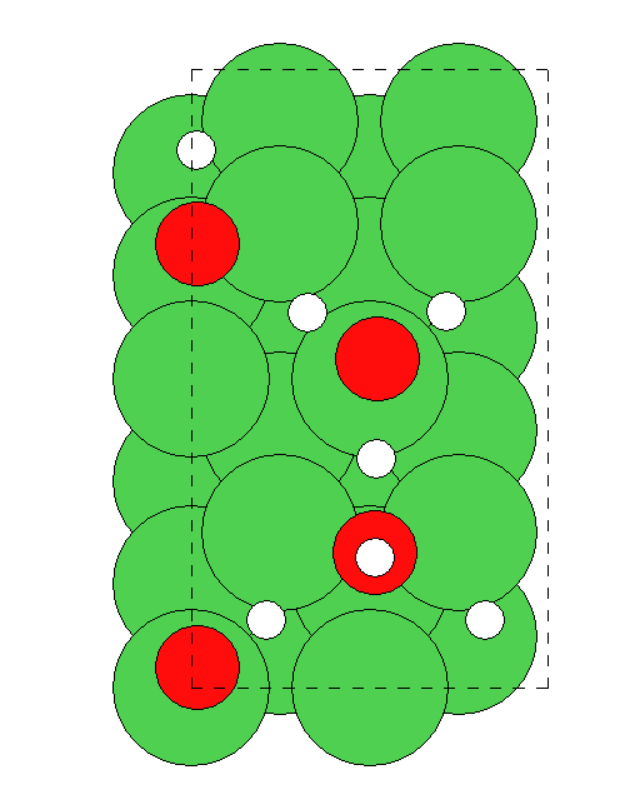
#> input picture A02/Questions/z.png, 641 x 803 px
$ jupyter execute --allow-errors Questions.ipynb
#> lines starting #> are read from the running program, lines starting #| are printed output that depends on the picture
## Activity 1 Water adsorbed on Ni surface

You've received a trajectory file from your colleague, who conducted a simulation on $H_2O$ molecules. He's now eager to adsorb these water molecules onto a $Ni$ $(1,1,1)$ surface for exploring  further properties. Leverage ASE to craft the necessary geometry, and then save it as a POSCAR file. This way, you can hand it over to him to conduct the subsequent simulations. Minimum distance of the water molecules from the surface is to be$ 1.5 A^{\circ}$

[cell 1]
import ase
import ase.io
import ase.visualize
import ase.build

[cell 2]
import matplotlib.pyplot as plt
import matplotlib.image as mpimg
from matplotlib import rcParams

rcParams['figure.figsize'] = 11 ,8
img_A = mpimg.imread('z.png')
#> img_A is the input picture: shape (803, 641, 4) float32; mean R, G, B, A 0.661, 0.857, 0.624, 1
img_B = mpimg.imread('x.png')
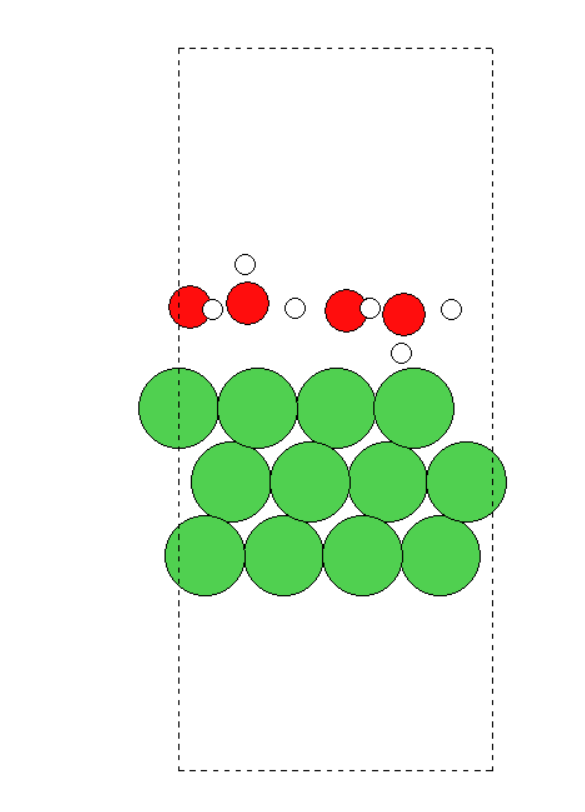
#> input picture A02/Questions/x.png, 585 x 812 px
#> img_B is the input picture: shape (812, 585, 4) float32; mean R, G, B, A 0.905, 0.956, 0.895, 1
print("Desired results:")
fig, ax = plt.subplots(1,2)
ax[0].imshow(img_A)
ax[1].imshow(img_B)
for axis in ax:
    axis.set_xticks([])
    axis.set_yticks([])
plt.show()
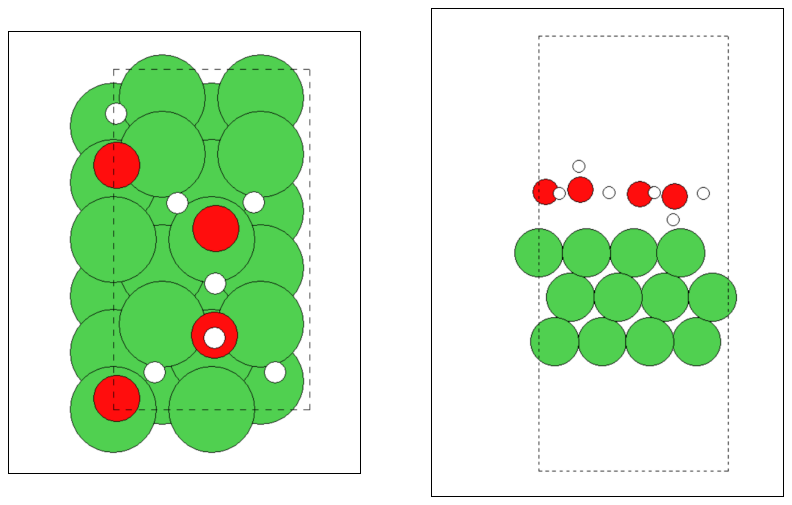
#> figure drawn by matplotlib, 2 panels

[cell 3]
import ase
from ase.visualize import view
from ase.io import read
from ase.build import fcc111

#> (a cell that did not finish here is left out)

[cell 5]
# ase.visualize.view(W)
# ase.visualize.view(slab)

#> (a cell that did not finish here is left out)

#> (a cell that did not finish here is left out)

#> (a cell that did not finish here is left out)

## set_cell(cell, scale_atoms=False, apply_constraint=True)
Set unit cell vectors.

Parameters:

cell: 3x3 matrix or length 3 or 6 vector
Unit cell. A 3x3 matrix (the three unit cell vectors) or just three numbers for an orthorhombic cell. Another option is 6 numbers, which describes unit cell with lengths of unit cell vectors and with angles between them (in degrees), in following order: [len(a), len(b), len(c), angle(b,c), angle(a,c), angle(a,b)]. First vector will lie in x-direction, second in xy-plane, and the third one in z-positive subspace.

scale_atoms: bool
Fix atomic positions or move atoms with the unit cell? Default behavior is to not move the atoms (scale_atoms=False).

apply_constraint: bool
Whether to apply constraints to the given cell.

Examples:

Two equivalent ways to define an orthorhombic cell:

- atoms = Atoms('He')
- a, b, c = 7, 7.5, 8
- atoms.set_cell([a, b, c])
- atoms.set_cell([(a, 0, 0), (0, b, 0), (0, 0, c)])

FCC unit cell:

- atoms.set_cell([(0, b, b), (b, 0, b), (b, b, 0)])

Rhombohedral unit cell:

- alpha = 77
- atoms.set_cell([a, a, a, alpha, alpha, alpha])

#> (a cell that did not finish here is left out)

#> (a cell that did not finish here is left out)

## ------------------------------------------------------------ END -------------------------------------------------------------

## Activity 2: Water adsorption on Graphene sites

My surface is monolayer graphene. I want to add a layer of water as adsorbate at a height of 3.31 $^{\circ}$
  from top of the slab; Coverage = 24/72. Required image is as shown below

[cell 11]
import matplotlib.pyplot as plt
import matplotlib.image as mpimg
from matplotlib import rcParams
rcParams['figure.figsize'] = 6, 4
img = mpimg.imread('gra_h2o.png')
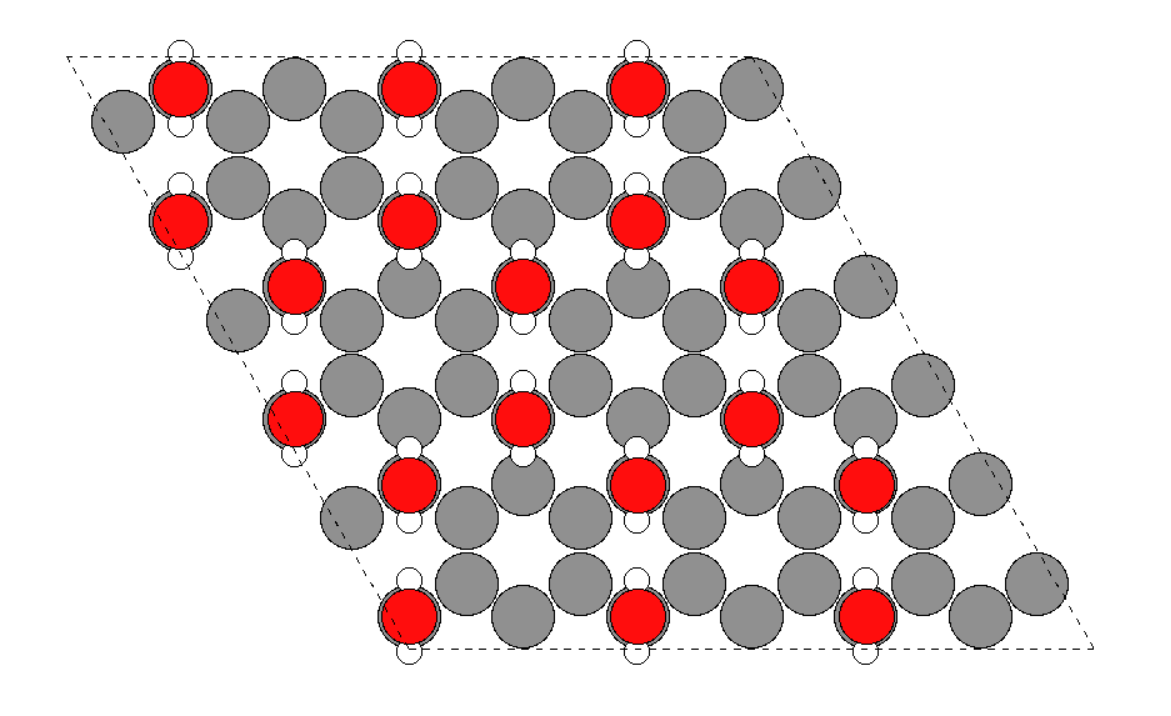
#> input picture A02/Questions/gra_h2o.png, 1171 x 716 px
#> img is the input picture: shape (716, 1171, 4) float32; mean R, G, B, A 0.885, 0.839, 0.839, 1
plt.imshow(img)
plt.xticks([])
plt.yticks([])
plt.show()

[cell 12]
import numpy as np
import ase.io
import ase.build
from ase.visualize import view
from ase.build import add_adsorbate
from ase import Atoms

#> (a cell that did not finish here is left out)

#> (a cell that did not finish here is left out)

## ------------------------------------------------------------ END -------------------------------------------------------------

## Activity 3: Graphene twisted bilayer

Generate a twisted bilayer graphene nano ribbon of dimensions 10 nm x 5 nm. Relative twist angle is to be $30^{\circ}$. Ensure AA stacking. Step 1 has been done for you.

[cell 15]
import matplotlib.pyplot as plt
import matplotlib.image as mpimg
from matplotlib import rcParams
rcParams['figure.figsize'] = 8 ,8
img_A = mpimg.imread('monolayer_graphene.png')
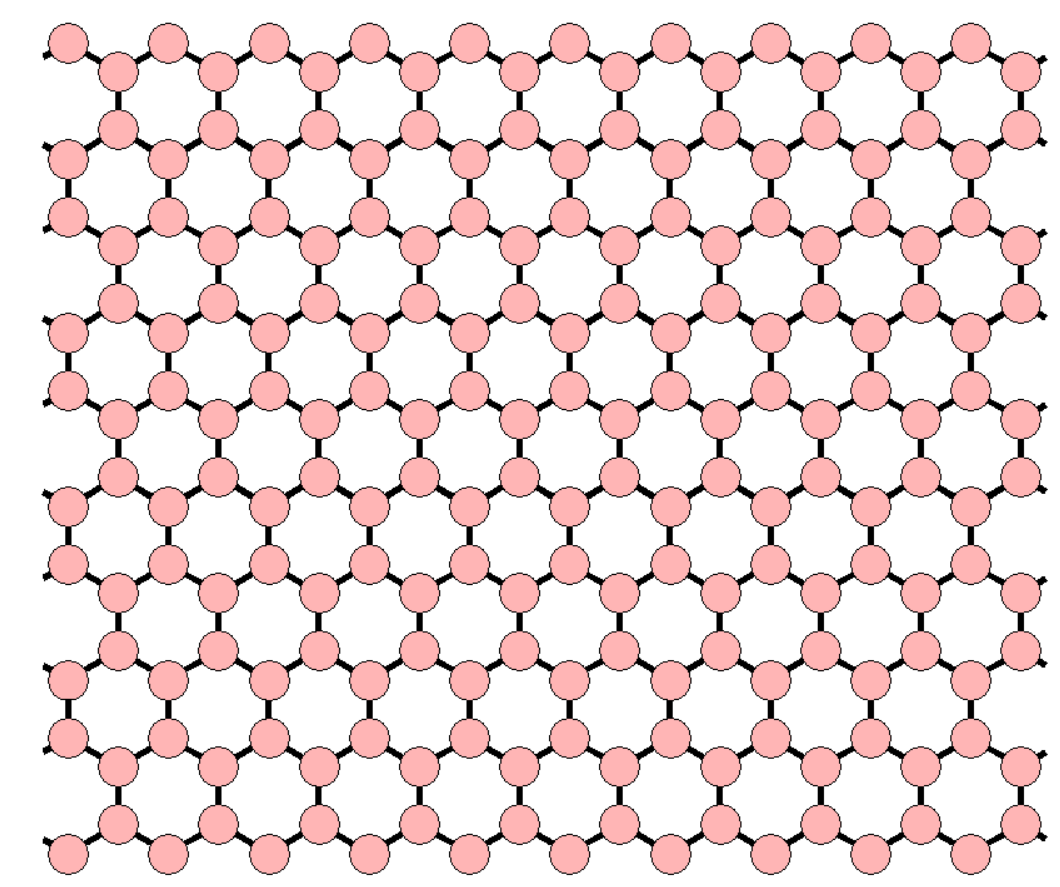
#> input picture A02/Questions/monolayer_graphene.png, 1060 x 887 px
#> img_A is the input picture: shape (887, 1060, 4) float32; mean R, G, B, A 0.936, 0.863, 0.863, 1
img_B = mpimg.imread('bilayer_graphene.png')
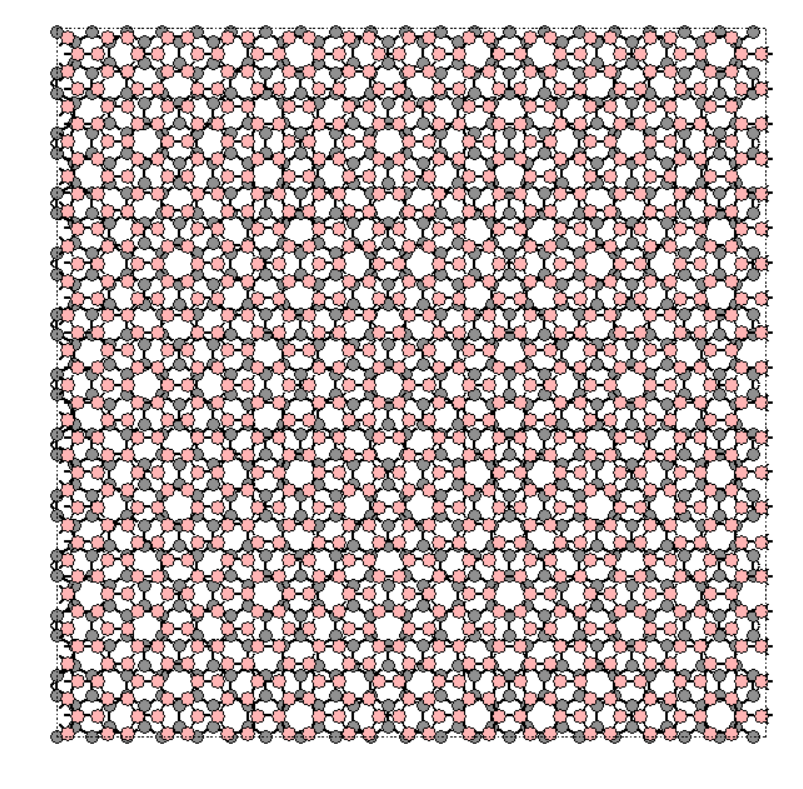
#> input picture A02/Questions/bilayer_graphene.png, 803 x 789 px
#> img_B is the input picture: shape (789, 803, 4) float32; mean R, G, B, A 0.778, 0.729, 0.729, 1
print("Desired results:")
fig, ax = plt.subplots(1,2)
ax[0].imshow(img_A)
ax[1].imshow(img_B)
for axis in ax:
    axis.set_xticks([])
    axis.set_yticks([])
plt.show()
